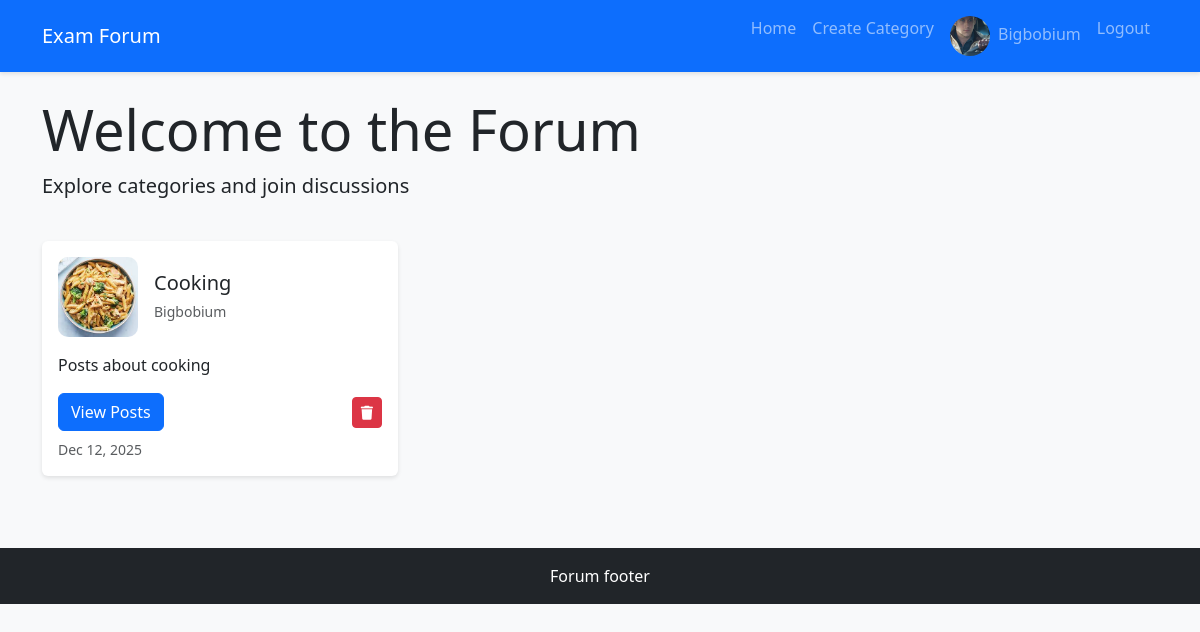
Page / (signed in) on the committed database.
### forum/models.py (models this page shows, shortened)
class User(AbstractUser):
    nickname = models.CharField(max_length=50, unique=True)
    date_of_birth = models.DateField(null=True, blank=True)
    avatar = models.ImageField(upload_to='avatars/', null=True, blank=True, default='avatars/default.png')
    groups = models.ManyToManyField(
        'auth.Group',
        verbose_name='groups',
        blank=True,
        related_name='forum_users',
        related_query_name='forum_user',
    )
    user_permissions = models.ManyToManyField(
        'auth.Permission',
        verbose_name='user permissions',
        blank=True,
        related_name='forum_users',
        related_query_name='forum_user',
    )
    REQUIRED_FIELDS = ['email', 'first_name', 'last_name']

class Category(models.Model):
    name = models.CharField(max_length=50)
    description = models.TextField()
    icon = models.ImageField(upload_to='category_icons/', null=True, blank=True, default='category_icons/default.png')
    created_by = models.ForeignKey(User, on_delete=models.CASCADE, related_name='categories')
    created_at = models.DateTimeField(default=timezone.now)
    class Meta:
        verbose_name_plural = 'Categories'
        ordering = ['-created_at']

### forum/views.py (the view)
# urls.py: 2. Add a URL to urlpatterns:  path('', views.home, name='home')
def home(request):
    categories = Category.objects.all()
    return render(request, 'forum/home.html', {'categories': categories})

### forum/templates/forum/home.html (shortened to what this page needs)
{% extends 'forum/base.html' %}
{% block content %}
<div class="row mb-4">
    <div class="col-md-12">
        <h1 class="display-4">Welcome to the Forum</h1>
        <p class="lead">Explore categories and join discussions</p>
    </div>
</div>
<div class="row">
    {% for category in categories %}
    <div class="col-md-4 mb-4">
        <div class="card h-100">
            <div class="card-body">
                <div class="d-flex align-items-center mb-3">
                    {% if category.icon %}
                        <img src="{{ category.icon.url }}" alt="{{ category.name }}" class="category-icon me-3">
                    {% else %}
                        <img src="{% url '/category_icons/default.png' %}" alt="{{ category.name }}" class="category-icon me-3">
                    {% endif %}
                    <div>
                        <h5 class="card-title mb-1">{{ category.name }}</h5>
                        <small class="text-muted">
                            {{ category.created_by.nickname }}
                        </small>
                    </div>
                </div>
                <p class="card-text">{{ category.description }}</p>
                <div class="d-flex justify-content-between align-items-center">
                    <a href="{% url 'category_detail' category.pk %}" class="btn btn-primary">
                        View Posts
                    </a>
                    {% if user.is_authenticated and user == category.created_by %}
                        <a href="{% url 'delete_category' category.pk %}"
                           class="btn btn-sm btn-danger"
                           onclick="return confirm('Are you sure you want to delete this category? All posts and comments will be deleted.')">
                            <i class="fas fa-trash"></i>
                        </a>
                    {% endif %}
                </div>
                <small class="text-muted d-block mt-2">
                     {{ category.created_at|date:"M d, Y" }}
                </small>
            </div>
        </div>
    </div>
    {% empty %}
    <div class="col-md-12">
        <div class="alert alert-info text-center">
            No categories yet
        </div>
    </div>
    {% endfor %}
</div>
{% endblock %}

### forum/templates/forum/base.html (shortened to what this page needs)
<!DOCTYPE html>
<html lang="en">
<head>
    <link href="https://cdn.jsdelivr.net/npm/bootstrap@5.3.0/dist/css/bootstrap.min.css" rel="stylesheet">
    <link rel="stylesheet" href="https://cdnjs.cloudflare.com/ajax/libs/font-awesome/6.4.0/css/all.min.css">
</head>
<body>
    <nav class="navbar navbar-expand-lg navbar-dark bg-primary mb-4">
        <div class="container">
            <a class="navbar-brand" href="{% url 'home' %}">Exam Forum</a>
            <div class="collapse navbar-collapse" id="navbarNav">
                <ul class="navbar-nav ms-auto">
                    <li class="nav-item">
                        <a class="nav-link" href="{% url 'home' %}">Home</a>
                    </li>
                    {% if user.is_authenticated %}
                        <li class="nav-item">
                            <a class="nav-link" href="{% url 'create_category' %}">Create Category</a>
                        </li>
                        {% if user.nickname %}
                        <li class="nav-item">
                            <a class="nav-link" href="{% url 'user_profile' user.nickname %}">
                                {% if user.avatar %}
                                    <img src="{{ user.avatar.url }}" alt="Avatar" class="avatar me-1">
                                {% endif %}
                                {{ user.nickname }}
                            </a>
                        </li>
                        {% endif %}
                        <li class="nav-item">
                            <a class="nav-link" href="{% url 'logout' %}">Logout</a>
                        </li>
                    {% endif %}
                </ul>
            </div>
        </div>
    </nav>
    <main class="container mb-5">
        {% block content %}{% endblock %}
    </main>
    <footer class="bg-dark text-white text-center py-3 mt-5">
        <div class="container">
            <p class="mb-0">Forum footer</p>
        </div>
    </footer>
</body>
</html>

### forum/templates/forum/base.html (style rules this page uses)
body { background-color: #f8f9fa; }
.navbar { box-shadow: 0 2px 4px rgba(0,0,0,.1); }
.card { transition: transform 0.2s; border: none; box-shadow: 0 2px 4px rgba(0,0,0,.1); }
.category-icon { width: 80px; height: 80px; object-fit: cover; border-radius: 10px; }
.avatar { width: 40px; height: 40px; object-fit: cover; border-radius: 50%; }

### rows in the picture
User: avatar (picture), nickname "Bigbobium"
Category: icon (picture), name "Cooking", created_by.nickname "Bigbobium", description "Posts about cooking", created_at "Dec 12, 2025"
